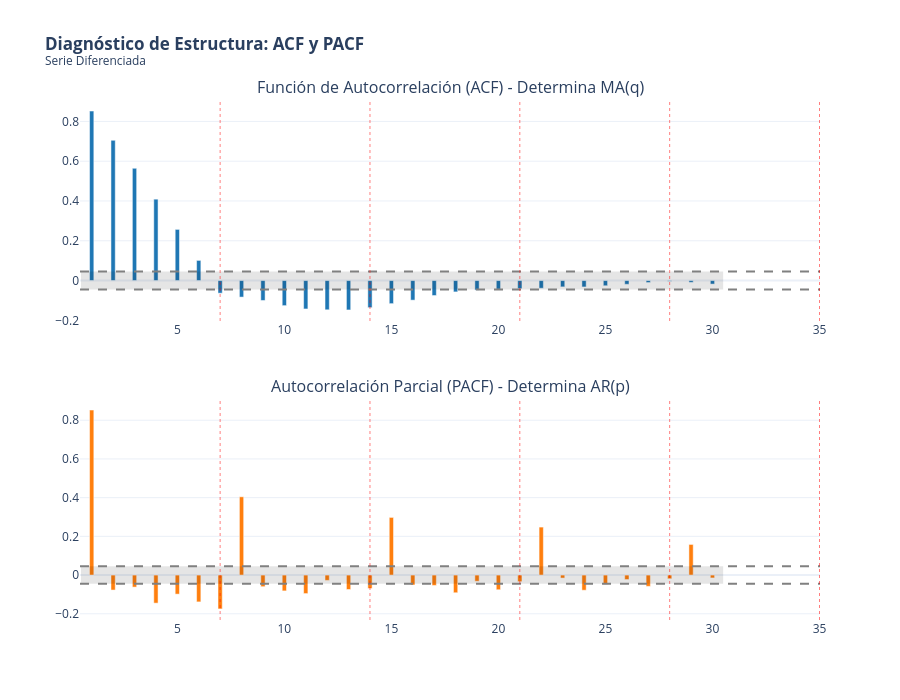

Notebook code for this chart:
### Markdown cell above
Se eligió diff 1 ya que la serie presenta tendencia a lo largo del tiempo, lo que la hace no estacionaria. Al diferenciar con lag 1 (restar cada valor del día anterior), se elimina esa tendencia y se obtiene una serie estacionaria, condición necesaria para modelar con ARIMA.

Podemos ver que con nuestra serie diferenciada, parece haber rezagos significativos a partit de el rezago 7, el 14 y uno que otro más, estos serán relevantes e indican que el periodo estacional de la serie es de 7 días s=7.  Sin embargo, a nivel personal, se observa que los primeros rezagos no parecen ser claramente significativos ni muestran un patrón muy definido. Por esta razón, se decidió probar distintos modelos con valores pequeños de p y q, principalmente 0 y 1, para evaluar cuál combinación presenta un mejor desempeño en términos de ajuste y comportamiento de los residuos.

### Code cell
df['diff_7'] = df['tipo_cambio'].diff(7).dropna()
ts_analysis = df['diff_7'].dropna()

# Parámetros
lags = 30  # 30 días
alpha = 0.05 # Nivel de significancia del 95%

# Cálculo de valores ACF y PACF
acf_vals = acf(ts_analysis, nlags=lags, alpha=alpha)[0][1:]
pacf_vals = pacf(ts_analysis, nlags=lags, alpha=alpha)[0][1:]

# Colocamos manualmente el intervalo de confianza para plotly
n = len(ts_analysis)
conf_interval = 1.96 / np.sqrt(n)


fig = make_subplots(rows=2, cols=1,
                    subplot_titles=("Función de Autocorrelación (ACF) - Determina MA(q)",
                                    "Autocorrelación Parcial (PACF) - Determina AR(p)"),
                    vertical_spacing=0.15)

# ACF

fig.add_trace(go.Bar(
    x=list(range(1, lags+1)), y=acf_vals,
    name='ACF', marker_color='rgb(31, 119, 180)', showlegend=False
), row=1, col=1)

# Intervalos de confianza (Sombreado)
fig.add_shape(type="rect",
    x0=0.5, y0=-conf_interval, x1=lags+0.5, y1=conf_interval,
    line=dict(color="rgba(0,0,0,0)"), fillcolor="rgba(0,0,0,0.1)",
    row=1, col=1
)
# Líneas límite
fig.add_hline(y=conf_interval, line_dash="dash", line_color="gray", row=1, col=1)
fig.add_hline(y=-conf_interval, line_dash="dash", line_color="gray", row=1, col=1)

# PACF

fig.add_trace(go.Bar(
    x=list(range(1, lags+1)), y=pacf_vals,
    name='PACF', marker_color='rgb(255, 127, 14)', showlegend=False
), row=2, col=1)

# Intervalos de confianza
fig.add_shape(type="rect",
    x0=0.5, y0=-conf_interval, x1=lags+0.5, y1=conf_interval,
    line=dict(color="rgba(0,0,0,0)"), fillcolor="rgba(0,0,0,0.1)",
    row=2, col=1
)
# Líneas límite
fig.add_hline(y=conf_interval, line_dash="dash", line_color="gray", row=2, col=1)
fig.add_hline(y=-conf_interval, line_dash="dash", line_color="gray", row=2, col=1)


fig.update_layout(
    title='<b>Diagnóstico de Estructura: ACF y PACF</b><br><sup>Serie Diferenciada</sup>',
    template='plotly_white',
    height=700,
    bargap=0.8 # Barras delgadas estilo lollipop
)

# Resaltar lags estacionales (7, 14, 21, 28, 35) con líneas verticales rojas tenues
for i in [7, 14, 21, 28, 35]:
    fig.add_vline(x=i, line_width=1, line_dash="dot", line_color="red", opacity=0.5)

fig.show()

### Figure 1 — Plotly figure (JSON) as saved in the notebook; plotly's stock layout.template omitted (floating-point values rounded to 4 significant figures)
{"data": [{"marker": {"color": "rgb(31, 119, 180)"}, "name": "ACF", "showlegend": false, "type": "bar", "x": [1, 2, 3, 4, 5, 6, 7, 8, 9, 10, 11, 12, 13, 14, 15, 16, 17, 18, 19, 20, 21, 22, 23, 24, 25, 26, 27, 28, 29, 30], "xaxis": "x", "y": [0.8521, 0.7049, 0.5645, 0.4092, 0.2571, 0.1013, -0.06356, -0.08313, -0.1001, -0.1261, -0.1428, -0.1471, -0.1478, -0.1362, -0.1161, -0.09848, -0.07535, -0.05711, -0.04816, -0.04394, -0.04071, -0.03861, -0.03188, -0.03217, -0.02618, -0.01889, -0.01013, -0.003657, -0.009217, -0.01778], "yaxis": "y"}, {"marker": {"color": "rgb(255, 127, 14)"}, "name": "PACF", "showlegend": false, "type": "bar", "x": [1, 2, 3, 4, 5, 6, 7, 8, 9, 10, 11, 12, 13, 14, 15, 16, 17, 18, 19, 20, 21, 22, 23, 24, 25, 26, 27, 28, 29, 30], "xaxis": "x2", "y": [0.8525, -0.07739, -0.06213, -0.145, -0.09843, -0.1386, -0.175, 0.4044, -0.06, -0.08177, -0.09561, -0.02746, -0.07448, -0.06923, 0.2979, -0.0512, -0.05377, -0.09137, -0.03188, -0.07586, -0.03385, 0.248, -0.01542, -0.07831, -0.04726, -0.02313, -0.05835, -0.01902, 0.1583, -0.0148], "yaxis": "y2"}], "layout": {"annotations": [{"font": {"size": 16}, "showarrow": false, "text": "Función de Autocorrelación (ACF) - Determina MA(q)", "x": 0.5, "xanchor": "center", "xref": "paper", "y": 1, "yanchor": "bottom", "yref": "paper"}, {"font": {"size": 16}, "showarrow": false, "text": "Autocorrelación Parcial (PACF) - Determina AR(p)", "x": 0.5, "xanchor": "center", "xref": "paper", "y": 0.425, "yanchor": "bottom", "yref": "paper"}], "bargap": 0.8, "height": 700, "shapes": [{"fillcolor": "rgba(0,0,0,0.1)", "line": {"color": "rgba(0,0,0,0)"}, "type": "rect", "x0": 0.5, "x1": 30.5, "xref": "x", "y0": -0.04518, "y1": 0.04518, "yref": "y"}, {"line": {"color": "gray", "dash": "dash"}, "type": "line", "x0": 0, "x1": 1, "xref": "x domain", "y0": 0.04518, "y1": 0.04518, "yref": "y"}, {"line": {"color": "gray", "dash": "dash"}, "type": "line", "x0": 0, "x1": 1, "xref": "x domain", "y0": -0.04518, "y1": -0.04518, "yref": "y"}, {"fillcolor": "rgba(0,0,0,0.1)", "line": {"color": "rgba(0,0,0,0)"}, "type": "rect", "x0": 0.5, "x1": 30.5, "xref": "x2", "y0": -0.04518, "y1": 0.04518, "yref": "y2"}, {"line": {"color": "gray", "dash": "dash"}, "type": "line", "x0": 0, "x1": 1, "xref": "x2 domain", "y0": 0.04518, "y1": 0.04518, "yref": "y2"}, {"line": {"color": "gray", "dash": "dash"}, "type": "line", "x0": 0, "x1": 1, "xref": "x2 domain", "y0": -0.04518, "y1": -0.04518, "yref": "y2"}, {"line": {"color": "red", "dash": "dot", "width": 1}, "opacity": 0.5, "type": "line", "x0": 7, "x1": 7, "xref": "x", "y0": 0, "y1": 1, "yref": "y domain"}, {"line": {"color": "red", "dash": "dot", "width": 1}, "opacity": 0.5, "type": "line", "x0": 7, "x1": 7, "xref": "x2", "y0": 0, "y1": 1, "yref": "y2 domain"}, {"line": {"color": "red", "dash": "dot", "width": 1}, "opacity": 0.5, "type": "line", "x0": 14, "x1": 14, "xref": "x", "y0": 0, "y1": 1, "yref": "y domain"}, {"line": {"color": "red", "dash": "dot", "width": 1}, "opacity": 0.5, "type": "line", "x0": 14, "x1": 14, "xref": "x2", "y0": 0, "y1": 1, "yref": "y2 domain"}, {"line": {"color": "red", "dash": "dot", "width": 1}, "opacity": 0.5, "type": "line", "x0": 21, "x1": 21, "xref": "x", "y0": 0, "y1": 1, "yref": "y domain"}, {"line": {"color": "red", "dash": "dot", "width": 1}, "opacity": 0.5, "type": "line", "x0": 21, "x1": 21, "xref": "x2", "y0": 0, "y1": 1, "yref": "y2 domain"}, {"line": {"color": "red", "dash": "dot", "width": 1}, "opacity": 0.5, "type": "line", "x0": 28, "x1": 28, "xref": "x", "y0": 0, "y1": 1, "yref": "y domain"}, {"line": {"color": "red", "dash": "dot", "width": 1}, "opacity": 0.5, "type": "line", "x0": 28, "x1": 28, "xref": "x2", "y0": 0, "y1": 1, "yref": "y2 domain"}, {"line": {"color": "red", "dash": "dot", "width": 1}, "opacity": 0.5, "type": "line", "x0": 35, "x1": 35, "xref": "x", "y0": 0, "y1": 1, "yref": "y domain"}, {"line": {"color": "red", "dash": "dot", "width": 1}, "opacity": 0.5, "type": "line", "x0": 35, "x1": 35, "xref": "x2", "y0": 0, "y1": 1, "yref": "y2 domain"}], "title": {"text": "<b>Diagnóstico de Estructura: ACF y PACF</b><br><sup>Serie Diferenciada</sup>"}, "xaxis": {"anchor": "y", "domain": [0, 1]}, "xaxis2": {"anchor": "y2", "domain": [0, 1]}, "yaxis": {"anchor": "x", "domain": [0.575, 1]}, "yaxis2": {"anchor": "x2", "domain": [0, 0.425]}}}
